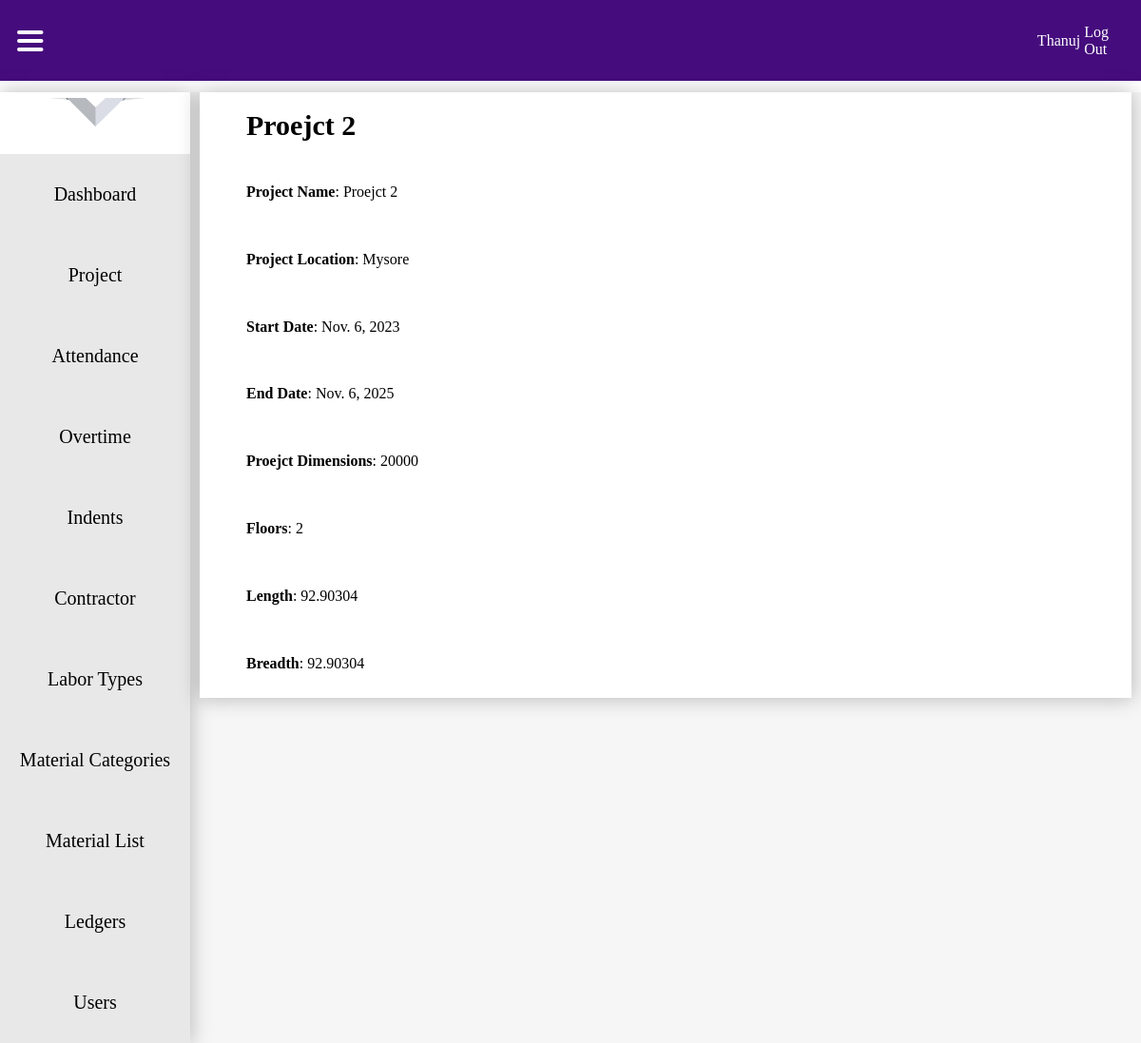
The app's page /projectdetail/2/ (signed in) with its own data.
### attandance/models.py (models this page shows, shortened)
class User(AbstractUser):
    is_admin = models.BooleanField(default=False)
    is_office_login = models.BooleanField(default=False)
    is_site_engineer = models.BooleanField(default=False)

class Project(models.Model):
    Project_name = models.CharField(max_length=300)
    Project_location = models.CharField(max_length=300)
    Project_Start_date = models.DateField()
    Project_End_date = models.DateField()
    Project_Dimensions = models.CharField(max_length=50)
    Floors = models.IntegerField()
    Builtup_area = models.CharField(max_length=100000)
    Length = MeasurementField(measurement=Area)
    Breadth = MeasurementField(measurement=Area)
    site_engineers = models.ManyToManyField('SiteEngineer', related_name='projects')

### attandance/views.py (the view)
# urls.py: path('projectdetail/<int:pk>/', ProjectDeatilView.as_view(), name='projectdetail'),
class ProjectDeatilView(LoginRequiredMixin, DetailView):
    template_name = "projectdetail.html"
    model = Project
    context_object_name = 'projectdetail'

### templates/projectdetail.html (shortened to what this page needs)
{% load static %}
<!DOCTYPE html>
<html lang="en">
<head>
    <link rel="stylesheet" href="{% static 'css/dashboard.css' %}">
</head>
<body>
     <nav>
        <div class="menu" >
            <img src="{% static 'icons/hamburger menu.svg' %}" alt="" onclick="toggleNavigation()">
        </div>
        <ul>
            <li>
                {% if request.user.is_authenticated %}
                <a href="">{{ request.user.username }}</a>
                <a href="{% url 'logout' %}">Log Out</a>
                {% else %}
                <a href="">Profile</a>
                <img src="{% static 'icons/dropdownarrowsvg.svg' %}" alt="">
                {% endif %}
            </li>
        </ul>
    </nav>
    <div class="contentholder">
        <div class="navigation">
            <img class="logo" src="{% static 'icons/Vivin-construction-and-engineering-logo.png' %}" alt="">
            <div class="tabholder">
                {% if request.user.is_admin or request.user.is_office_login %}
                <div class="nav-tab"  onclick="toggleActive(this)">
                    <a href="{% url 'dashboard' %}">Dashboard</a>
                </div>
                {% endif %}
                {% if request.user.is_admin or request.user.is_office_login %}
                <div class="nav-tab"  onclick="toggleActive(this)">
                    <a href="{% url 'projects' %}">Project</a>
                </div>
                {% endif %}
                {% if request.user.is_admin or request.user.is_office_login or request.user.is_site_engineer %}
                <div class="nav-tab" onclick="toggleActive(this)">
                    <a href="{% url 'attendance_recordlist' %}">Attendance</a>
                </div>
                {% endif %}
                {% if request.user.is_admin or request.user.is_office_login or request.user.is_site_engineer %}
                <div class="nav-tab" onclick="toggleActive(this)">
                    <a href="{% url 'overtimelist' %}">Overtime</a>
                </div>
                {% endif %}
                {% if request.user.is_admin or request.user.is_office_login or request.user.is_site_engineer %}
                <div class="nav-tab" onclick="toggleActive(this)">
                    <a href="{% url 'indentlist' %}">Indents</a>
                </div>
                {% endif %}
                {% if request.user.is_admin or request.user.is_office_login %}
                <div class="nav-tab" onclick="toggleActive(this)">
                    <a href="{% url 'contractorslist' %}">Contractor</a>
                </div>
                {% endif %}
                {% if request.user.is_admin or request.user.is_office_login %}
                <div class="nav-tab" onclick="toggleActive(this)">
                    <a href="{% url 'labortypelist' %}">Labor Types</a>
                </div>
                {% endif %}
                {% if request.user.is_admin or request.user.is_office_login %}
                <div class="nav-tab" onclick="toggleActive(this)">
                    <a href="{% url 'materialcategorylist' %}">Material Categories</a>
                </div>
                {% endif %}
                {% if request.user.is_admin or request.user.is_office_login %}
                <div class="nav-tab" onclick="toggleActive(this)">
                    <a href="{% url 'materiallist' %}">Material List</a>
                </div>
                {% endif %}
                {% if request.user.is_admin or request.user.is_office_login %}
                <div class="nav-tab" onclick="toggleActive(this)">
                    <a href="{% url 'allreports' %}">Ledgers</a>
                </div>
                {% endif %}
                {% if request.user.is_admin or request.user.is_office_login %}
                <div class="nav-tab" onclick="toggleActive(this)">
                    <a href="">Users</a>
                </div>
                {% endif %}
            </div>
        </div>
        <div class="displayboard">
            <div class="whiteboard">
                <div class="alignmentmaker">
                    <h3>{{ projectdetail.Project_name }}</h3>
                        <p><b>Project Name</b>: {{ projectdetail.Project_name }}</p>
                        <p><b>Project Location</b>: {{ projectdetail.Project_location }}</p>
                        <p><b>Start Date</b>: {{ projectdetail.Project_Start_date }}</p>
                        <p><b>End Date</b>: {{ projectdetail.Project_End_date }}</p>
                        <p><b>Proejct Dimensions</b>: {{ projectdetail.Project_Dimensions }}</p>
                        <p><b>Floors</b>: {{ projectdetail.Floors }}</p>
                        <p><b>Length</b>: {{ projectdetail.Length }}</p>
                        <p><b>Breadth</b>: {{ projectdetail.Breadth }}</p>
                </div>
            </div>
        </div>
    </div>
</body>
</html>

### static/css/dashboard.css (style rules this page uses)
* { margin: 0; padding: 0; font-family: Montserrat; }
nav { background: #450C7D; width: 100%; height: 85px; display: flex; justify-content: right; align-items: center; }
nav img { margin-left: 3%; }
nav ul { width: 100%; display: flex; align-items: center; justify-content: flex-end; }
nav ul li { margin: 2%; display: flex; align-items: center; justify-content: flex-end; }
nav ul li a { text-decoration: none; color: white; font-family: Montserrat; }
.contentholder { width: 100%; display: flex; align-items: start; justify-content: center; background: #F6F6F6; margin-top: 1%; }
.navigation { width: 20%; height: 100%; background: #FFF; box-shadow: 0px 0px 20px 1px rgba(0, 0, 0, 0.25); display: grid; align-items: center; justify-items: center; transition: width 0.5s ease-in-out; }
.logo { margin: 3%; width: 80%; }
.displayboard { width: 100%; display: grid; align-items: start; justify-items: center; transition: width 0.5s ease-in-out; }
.menu { width: 100%; display: flex; align-items: center; justify-content: left; height: 100%; }
.menu img { margin: 3% 5% 3% 3%; cursor: pointer; }
.nav-tab { width: 100%; height: 85px; display: flex; align-items: center; justify-content: center; background: #E8E8E8; cursor: pointer; transition: .3s ease-in-out; }
.nav-tab a { text-decoration: none; color: black; text-align: center; font-size: 20px; color: black; width: 100%; height: 100%; display: flex; align-items: center; justify-content: center; }
.tabholder { width: 100%; }
.whiteboard { width: 98%; background: white; box-shadow: 0px 0px 20px 1px rgba(0, 0, 0, 0.25); display: flex; align-items: start; justify-content: center; }
.alignmentmaker { width: 90%; display: grid; align-items: start; justify-items: center; }
.alignmentmaker p { width: 100%; display: flex; align-items: center; justify-content: left; }
.alignmentmaker h3 { font-size: 30px; margin: 2% 0% 2% 0%; width: 100%; }
p { display: grid; align-items: center; justify-items: left; width: 40%; margin: 3%; }
a { margin: 2%; }

### records on screen
User: user.username "Thanuj"
Project: Project_name "Proejct 2", Project_location "Mysore", Project_Start_date "Nov. 6, 2023", Project_End_date "Nov. 6, 2025", Project_Dimensions "20000", Floors "2", Length "92.90304", Breadth "92.90304"
